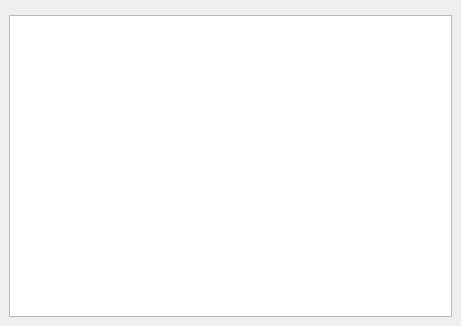
<ui version="4.0" >
 <class>ExecutionsDisplay</class>
 <widget class="QWidget" name="ExecutionsDisplay" >
  <property name="geometry" >
   <rect>
    <x>0</x>
    <y>0</y>
    <width>461</width>
    <height>326</height>
   </rect>
  </property>
  <property name="windowTitle" >
   <string>Executions Display</string>
  </property>
  <layout class="QVBoxLayout" >
   <property name="spacing" >
    <number>6</number>
   </property>
   <property name="margin" >
    <number>9</number>
   </property>
   <item>
    <widget class="FilterBar" native="1" name="filterBar" />
   </item>
   <item>
    <widget class="QTreeView" name="executionsView" />
   </item>
  </layout>
 </widget>
 <customwidgets>
  <customwidget>
   <class>FilterBar</class>
   <extends>QWidget</extends>
   <header location="global" >profit.lib.widgets.filterbar.h</header>
  </customwidget>
 </customwidgets>
 <resources/>
 <connections/>
</ui>
